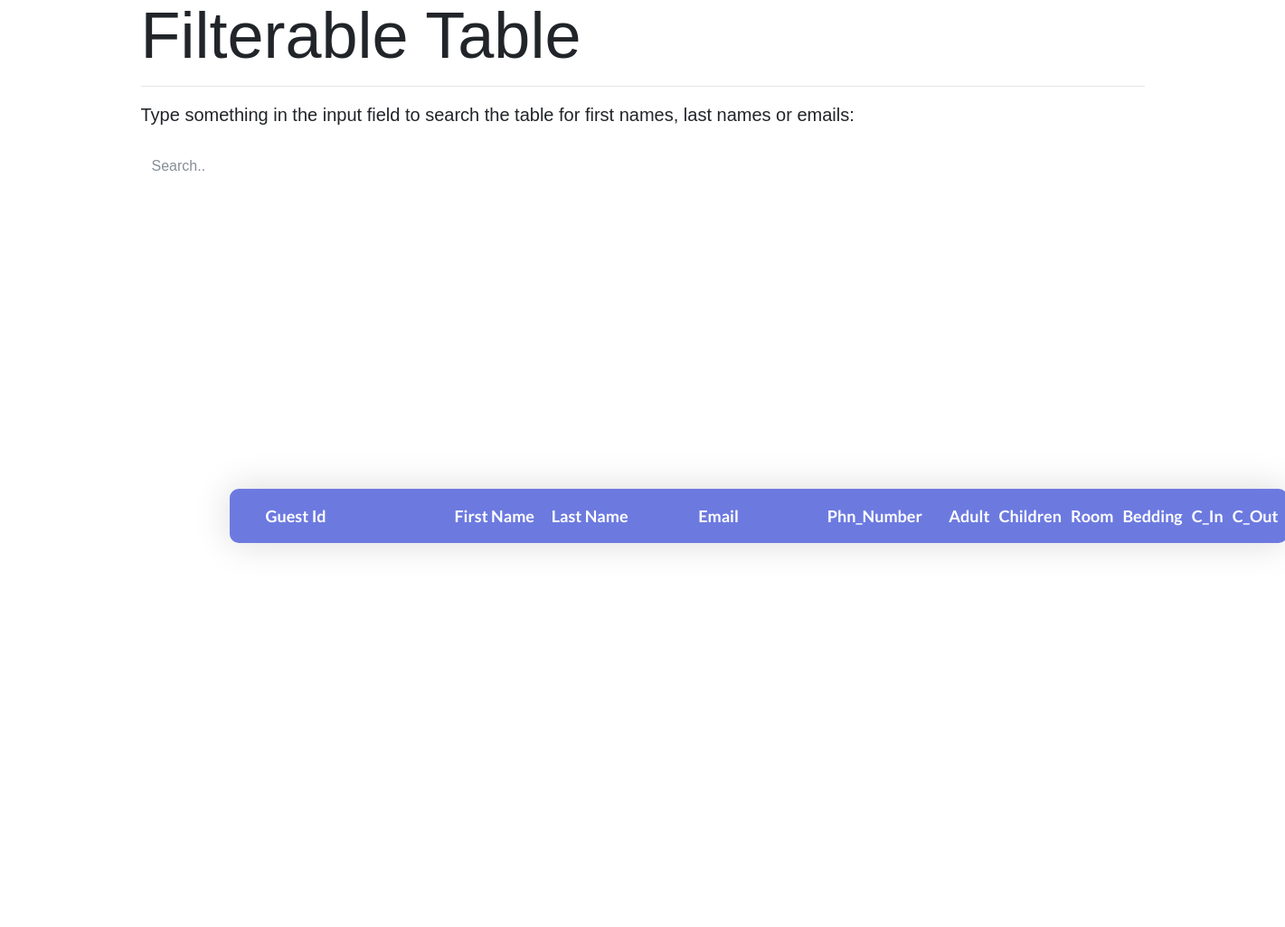
Page /resrvation_table.php on the earlier database version.
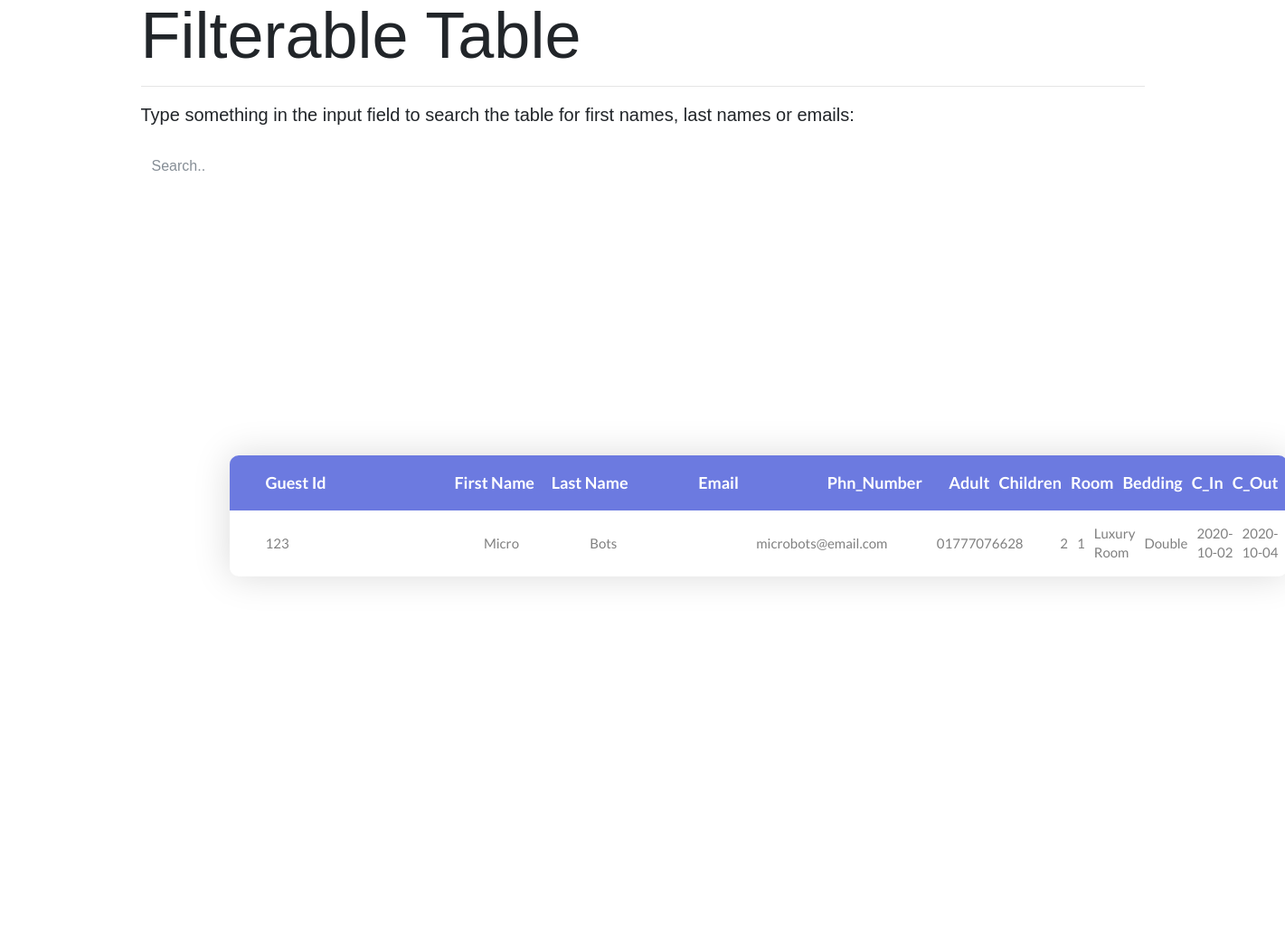
Same page on the later database version.
### tables this page shows
CREATE TABLE `roombook` (
  `id` int(10) NOT NULL,
  `guest_id` int(10) NOT NULL,
  `Room` varchar(15) DEFAULT NULL,
  `bedding` varchar(15) DEFAULT NULL,
  `rdate` date DEFAULT NULL,
  `cin` date DEFAULT NULL,
  `cout` date DEFAULT NULL,
  `adult` int(10) DEFAULT NULL,
  `children` int(10) DEFAULT NULL
);

CREATE TABLE `guest_info` (
  `NID` varchar(8) NOT NULL,
  `first_name` varchar(15) DEFAULT NULL,
  `last_name` varchar(15) NOT NULL,
  `email` varchar(25) NOT NULL,
  `phn_number` varchar(11) NOT NULL,
  `pass` varchar(15) DEFAULT NULL,
  `conf_pass` varchar(15) DEFAULT NULL
);

### resrvation_table.php (the view, shortened to what this page needs)
<!DOCTYPE html>
<html lang="en">
<head>
	<link rel="stylesheet" type="text/css" href="css/bootstrap.min.css">
	<link rel="stylesheet" type="text/css" href="fonts/font-awesome-4.7.0/css/font-awesome.min.css">
	<link rel="stylesheet" type="text/css" href="css/animate.css">
	<link rel="stylesheet" type="text/css" href="css/select2.min.css">
	<link rel="stylesheet" type="text/css" href="css/perfect-scrollbar.css">
	<link rel="stylesheet" type="text/css" href="css/util.css">
	<link rel="stylesheet" type="text/css" href="css/main.css">
</head>
<body>
	<div class="container">
	<h2 class="display-3">Filterable Table</h2>
	<hr>
  <p class="lead">Type something in the input field to search the table for first names, last names or emails:</p><br> </di>
  <input class="form-control" id="myInput" type="text" placeholder="Search..">
  <br>
	<div class="limiter">
		<div class="container-table100">
			<div class="wrap-table100">
				<div class="table100 ver1 m-b-110">
					<div class="table100-head">
						<table>
							<thead>
								<tr class="row100 head">
									<th class="cell100 column1">Guest Id</th>
									<th class="cell100 column2">First Name</th>
									<th class="cell100 column3">Last Name</th>
									<th class="cell100 column4">Email</th>
									<th class="cell100 column5">Phn_Number</th>
									<th class="cell100 column6">Adult</th>
									<th class="cell100 column7">Children</th>
									<th class="cell100 column8">Room</th>
									<th class="cell100 column9">Bedding</th>
									<th class="cell100 column10">C_In</th>
									<th class="cell100 column11">C_Out</th>
								</tr>
							</thead>
						</table>
					</div>
					<?php
                    require "connection.php";
                    $result= "SELECT *
                              FROM roombook as rb, guest_info as g
                              WHERE rb.guest_id=g.NID";
                    $query= mysqli_query($conn,$result);
                    while($row=mysqli_fetch_assoc($query)){
                    echo '<div class="table100-body js-pscroll">
						<table>
							<tbody id="myTable">
								<tr class="row100 body">
									<td class="cell100 column1">'.$row["guest_id"].'</td>
									<td class="cell100 column2">'.$row["first_name"].'</td>
									<td class="cell100 column3">'.$row["last_name"].'</td>
									<td class="cell100 column4">'.$row["email"].'</td>
									<td class="cell100 column5">'.$row["phn_number"].'</td>
									<td class="cell100 column6">'.$row["adult"].'</td>
									<td class="cell100 column7">'.$row["children"].'</td>
									<td class="cell100 column8">'.$row["Room"].'</td>
									<td class="cell100 column9">'.$row["bedding"].'</td>
									<td class="cell100 column10">'.$row["cin"].'</td>
									<td class="cell100 column11">'.$row["cout"].'</td>
								</tr>
							</tbody>
						</table>
					</div>';
                }
					?>
									</div>
				</div>
			</div>
		</div>
</body>
</html>

### css/perfect-scrollbar.css (style rules this page uses)
.ps { overflow: hidden !important; overflow-anchor: none; -ms-overflow-style: none; touch-action: auto; -ms-touch-action: auto; }

### css/main.css (style rules this page uses)
* { margin: 0px; padding: 0px; box-sizing: border-box; }
body, html { height: 100%; font-family: sans-serif; }
h1,h2,h3,h4,h5,h6 { margin: 0px; }
p { margin: 0px; }
input { display: block; outline: none; border: none !important; }
.js-pscroll { position: relative; overflow: hidden; }
.limiter { width: 1366px; margin: 0 auto; }
.container-table100 { width: 100%; min-height: 100vh; background: #fff; display: -webkit-box; display: -webkit-flex; display: -moz-box; display: -ms-flexbox; display: flex; align-items: center; justify-content: center; flex-wrap: wrap; padding: 33px 30px; }
.wrap-table100 { width: 1170px; }
.table100 { background-color: #fff; }
table { width: 100%; }
th, td { font-weight: unset; padding-right: 10px; }
.column1 { width: 33%; padding-left: 40px; }
.column2 { width: 13%; }
.column3 { width: 22%; }
.column4 { width: 19%; }
.column5 { width: 13%; }
.table100-head th { padding-top: 18px; padding-bottom: 18px; }
.table100-body td { padding-top: 16px; padding-bottom: 16px; }
.table100 { position: relative; padding-top: 60px; }
.table100-head { position: absolute; width: 100%; top: 0; left: 0; }
.table100-body { max-height: 585px; overflow: auto; }
.table100.ver1 th { font-family: Lato-Bold; font-size: 18px; color: #fff; line-height: 1.4; background-color: #6c7ae0; }
.table100.ver1 td { font-family: Lato-Regular; font-size: 15px; color: #808080; line-height: 1.4; }
.table100.ver1 { border-radius: 10px; overflow: hidden; box-shadow: 0 0px 40px 0px rgba(0, 0, 0, 0.15); -moz-box-shadow: 0 0px 40px 0px rgba(0, 0, 0, 0.15); -webkit-box-shadow: 0 0px 40px 0px rgba(0, 0, 0, 0.15); -o-box-shadow: 0 0px 40px 0px rgba(0, 0, 0, 0.15); -ms-box-shadow: 0 0px 40px 0px rgba(0, 0, 0, 0.15); }

Differences in the rows shown:
added roombook: guest "123", guest_info.first_name "Micro", guest_info.last_name "Bots", guest_info.email "microbots@email.com", guest_info.phn_number "01777076628", adult "2", children "1", Room "Luxury Room", bedding "Double", cin "2020-10-02", cout "2020-10-04"
